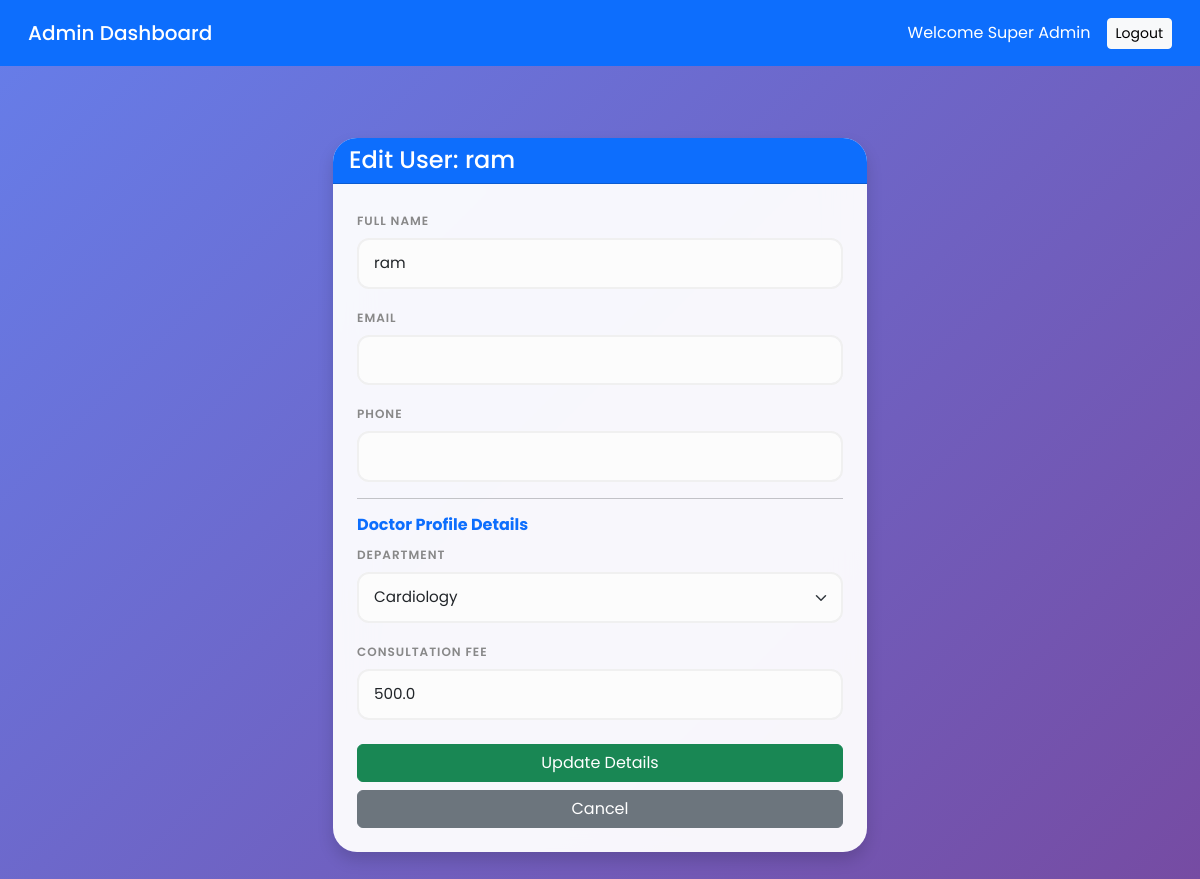
The app's page /admin/edit/2 (signed in) with its own data.
### models.py (models this page shows, shortened)
class User(UserMixin, db.Model):
    id = db.Column(db.Integer, primary_key=True)
    username = db.Column(db.String(150), unique=True, nullable=False)
    password = db.Column(db.String(150), nullable=False)
    role = db.Column(db.String(50), nullable=False)  # 'admin', 'doctor', 'patient'
    name = db.Column(db.String(150), nullable=False)
    phone = db.Column(db.String(20))
    email = db.Column(db.String(150))
    is_active_user = db.Column(db.Boolean, default=True) # For Blacklisting
    doctor_profile = db.relationship('DoctorProfile', backref='user', uselist=False)

class DoctorProfile(db.Model):
    id = db.Column(db.Integer, primary_key=True)
    user_id = db.Column(db.Integer, db.ForeignKey('user.id'), nullable=False)
    department = db.Column(db.String(100), nullable=False) # e.g. Cardiology
    license_number = db.Column(db.String(50))
    fee = db.Column(db.Float, default=500.0)

### app.py (the view, shortened to what this page needs)
@app.route('/admin/edit/<int:id>', methods=['GET', 'POST'])
@login_required
def edit_user(id):
    if current_user.role != 'admin': return redirect(url_for('login'))
    user = User.query.get(id)
    return render_template('edit_user.html', user=user)

### app.py (called while the page is built)
@login_manager.user_loader
def load_user(user_id):
    return User.query.get(int(user_id))

### templates/edit_user.html (shortened to what this page needs)
{% extends "base.html" %}
{% block content %}
<div class="container py-5">
    <div class="row justify-content-center">
        <div class="col-md-6">
            <div class="card glass-card border-0 shadow">
                <div class="card-header bg-primary text-white">
                    <h4 class="mb-0">Edit User: {{ user.name }}</h4>
                </div>
                <div class="card-body p-4">
                    <form method="POST">
                        <div class="mb-3">
                            <label class="form-label">Full Name</label>
                            <input type="text" name="name" class="form-control" value="{{ user.name }}" required>
                        </div>
                        <div class="mb-3">
                            <label class="form-label">Email</label>
                            <input type="email" name="email" class="form-control" value="{{ user.email or '' }}">
                        </div>
                        <div class="mb-3">
                            <label class="form-label">Phone</label>
                            <input type="text" name="phone" class="form-control" value="{{ user.phone or '' }}">
                        </div>
                        {% if user.role == 'doctor' %}
                        <hr>
                        <h6 class="text-primary fw-bold">Doctor Profile Details</h6>
                        <div class="mb-3">
                            <label class="form-label">Department</label>
                            <select name="department" class="form-select">
                                <option value="Cardiology" {% if user.doctor_profile.department == 'Cardiology' %}selected{% endif %}>Cardiology</option>
                            </select>
                        </div>
                        <div class="mb-3">
                            <label class="form-label">Consultation Fee</label>
                            <input type="number" name="fee" class="form-control" value="{{ user.doctor_profile.fee }}">
                        </div>
                        {% endif %}
                        <div class="d-grid gap-2 mt-4">
                            <button class="btn btn-success">Update Details</button>
                            <a href="{{ url_for('admin_dashboard') }}" class="btn btn-secondary">Cancel</a>
                        </div>
                    </form>
                </div>
            </div>
        </div>
    </div>
</div>
{% endblock %}

### templates/base.html (shortened to what this page needs)
<!DOCTYPE html>
<html lang="en">
<head>
    <link href="https://cdn.jsdelivr.net/npm/bootstrap@5.3.0/dist/css/bootstrap.min.css" rel="stylesheet">
    <link rel="stylesheet" href="{{ url_for('static', filename='style.css') }}">
</head>
<body class="bg-light">
{% if current_user.is_authenticated %}
    {% set navbar_class = 'bg-primary' %} {% if current_user.role == 'doctor' %} {% set navbar_class = 'bg-success' %} {% elif current_user.role == 'patient' %} {% set navbar_class = 'bg-purple' %} {% endif %}
    <nav class="navbar navbar-dark {{ navbar_class }} p-3 mb-4">
        <div class="container-fluid">
            <span class="navbar-brand mb-0 h1">
                {% if current_user.role == 'admin' %} Admin Dashboard
                {% elif current_user.role == 'doctor' %} Doctor's Dashboard
                {% else %} Patient's Dashboard {% endif %}
            </span>
            <div class="d-flex align-items-center text-white">
                <span class="me-3">Welcome {{ current_user.name }}</span>
                <a href="{{ url_for('logout') }}" class="btn btn-light btn-sm">Logout</a>
            </div>
        </div>
    </nav>
{% endif %}
<div class="container">
    {% block content %}{% endblock %}
</div>
</body>
</html>

### static/style.css (style rules this page uses)
body { font-family: 'Poppins', sans-serif; background: linear-gradient(135deg, #667eea 0%, #764ba2 100%); background-attachment: fixed; min-height: 100vh; margin: 0; }
.glass-card { background: rgba(255, 255, 255, 0.95); backdrop-filter: blur(20px); -webkit-backdrop-filter: blur(20px); border-radius: 24px; border: 1px solid rgba(255, 255, 255, 0.8); box-shadow: 0 20px 40px rgba(0, 0, 0, 0.2); overflow: hidden; }
.form-label { font-size: 0.75rem; letter-spacing: 1px; font-weight: 600; color: #888; margin-bottom: 8px; text-transform: uppercase; }
.form-control, .form-select { border-radius: 12px; border: 2px solid #f0f0f0; padding: 12px 15px; font-size: 0.95rem; background-color: #fcfcfc; transition: all 0.3s ease; }

### records on screen
User: name "Super Admin"
User: name "ram"
DoctorProfile: fee "500.0"
